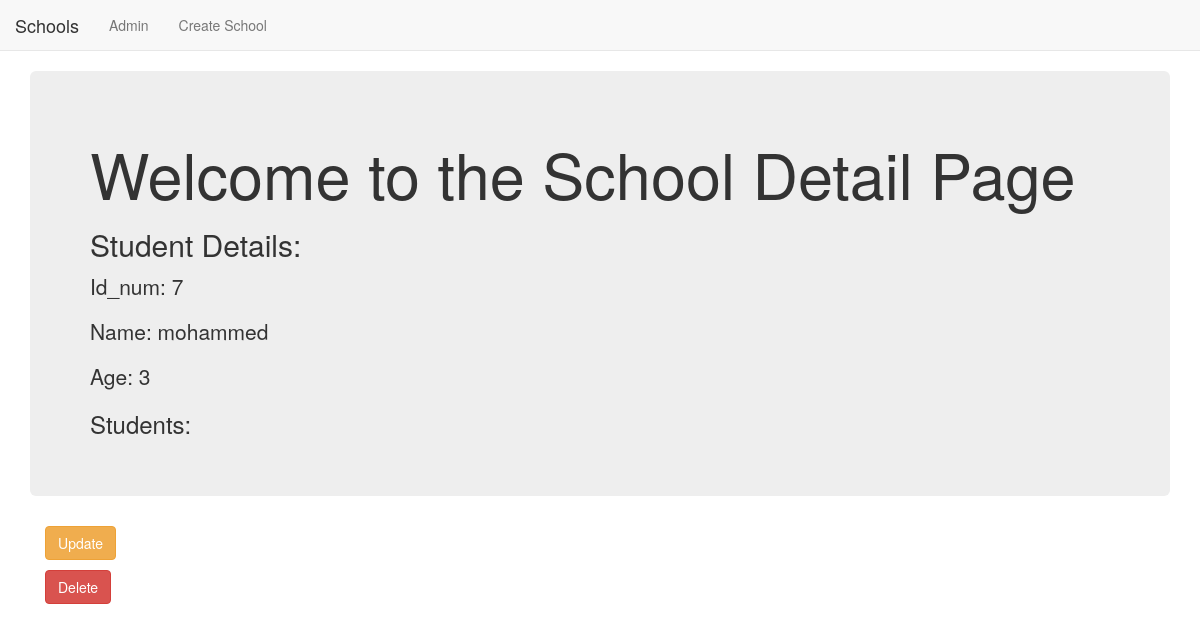
/basic_app/school/7/student/7/, run on the app's committed database.
### basic_app/models.py (models this page shows, shortened)
class Student(models.Model):
    name = models.CharField(max_length=256)
    age = models.PositiveIntegerField()
    school = models.ForeignKey(School,related_name='students',on_delete=models.CASCADE,default=None)

### basic_app/views.py (the view)
# urls.py: url(r'^school/(?P<pk>\d+)/student/(?P<student_pk>\d+)/$',views.StudentDetailView.as_view(),name='student_detail'),
class StudentDetailView(DetailView):
    context_object_name = 'student_details'
    model = models.Student
    template_name = 'basic_app/student_detail.html'
    def get_context_data(self, **kwargs):
        context = super(StudentDetailView, self).get_context_data(**kwargs)
        return context

### basic_app/templates/basic_app/student_detail.html (shortened to what this page needs)
{% extends "basic_app/basic_app_base.html" %}
{% block body_block %}
  <div class="jumbotron">
    <h1>Welcome to the School Detail Page</h1>
    <h2>Student Details:</h2>
    <p>Id_num: {{student_details.pk}}</p>
    <p>Name: {{student_details.name}}</p>
    <p>Age: {{student_details.age}}</p>
    <h3>Students:</h3>
  </div>
  <div class="container">
    <p><a class='btn btn-warning' href="{% url ':student_update' pk=school_details.pk %}">Update</a></p>
    <p><a class='btn btn-danger' href="{% url ':student_delete' pk=school_details.pk %}">Delete</a></p>
  </div>
{% endblock %}

### data on the page
Student: pk "7", name "mohammed", age "3"
